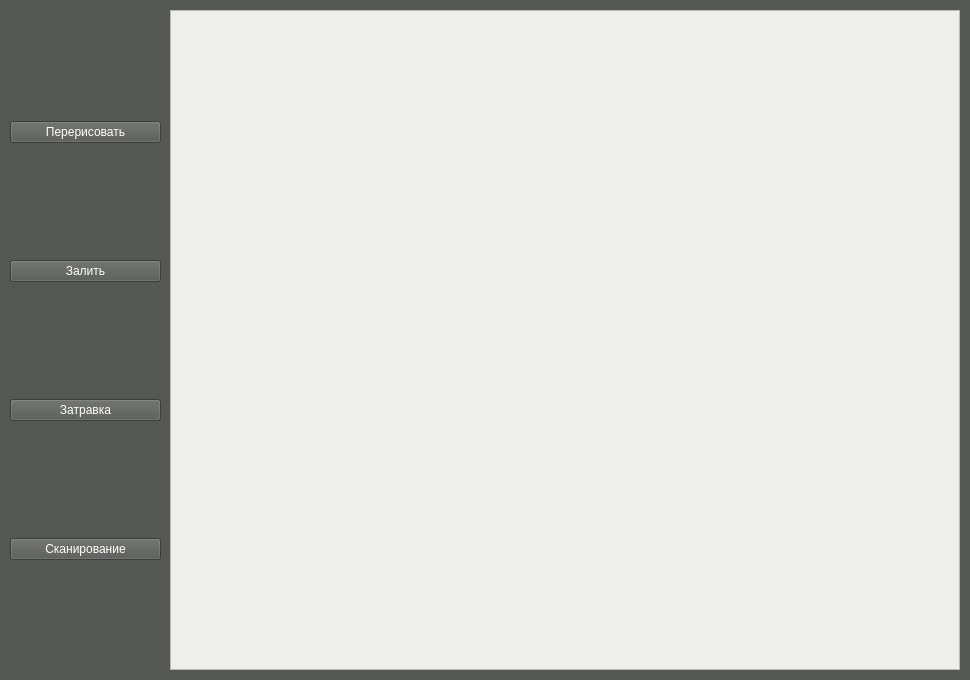
<?xml version="1.0" encoding="UTF-8"?>
<ui version="4.0">
 <class>MainWindow</class>
 <widget class="QMainWindow" name="MainWindow">
  <property name="geometry">
   <rect>
    <x>0</x>
    <y>0</y>
    <width>970</width>
    <height>680</height>
   </rect>
  </property>
  <property name="palette">
   <palette>
    <active>
     <colorrole role="WindowText">
      <brush brushstyle="SolidPattern">
       <color alpha="255">
        <red>255</red>
        <green>255</green>
        <blue>255</blue>
       </color>
      </brush>
     </colorrole>
     <colorrole role="Button">
      <brush brushstyle="SolidPattern">
       <color alpha="255">
        <red>85</red>
        <green>87</green>
        <blue>83</blue>
       </color>
      </brush>
     </colorrole>
     <colorrole role="Light">
      <brush brushstyle="SolidPattern">
       <color alpha="255">
        <red>127</red>
        <green>131</green>
        <blue>124</blue>
       </color>
      </brush>
     </colorrole>
     <colorrole role="Midlight">
      <brush brushstyle="SolidPattern">
       <color alpha="255">
        <red>106</red>
        <green>109</green>
        <blue>103</blue>
       </color>
      </brush>
     </colorrole>
     <colorrole role="Dark">
      <brush brushstyle="SolidPattern">
       <color alpha="255">
        <red>42</red>
        <green>43</green>
        <blue>41</blue>
       </color>
      </brush>
     </colorrole>
     <colorrole role="Mid">
      <brush brushstyle="SolidPattern">
       <color alpha="255">
        <red>56</red>
        <green>58</green>
        <blue>55</blue>
       </color>
      </brush>
     </colorrole>
     <colorrole role="Text">
      <brush brushstyle="SolidPattern">
       <color alpha="255">
        <red>255</red>
        <green>255</green>
        <blue>255</blue>
       </color>
      </brush>
     </colorrole>
     <colorrole role="BrightText">
      <brush brushstyle="SolidPattern">
       <color alpha="255">
        <red>255</red>
        <green>255</green>
        <blue>255</blue>
       </color>
      </brush>
     </colorrole>
     <colorrole role="ButtonText">
      <brush brushstyle="SolidPattern">
       <color alpha="255">
        <red>255</red>
        <green>255</green>
        <blue>255</blue>
       </color>
      </brush>
     </colorrole>
     <colorrole role="Base">
      <brush brushstyle="SolidPattern">
       <color alpha="255">
        <red>0</red>
        <green>0</green>
        <blue>0</blue>
       </color>
      </brush>
     </colorrole>
     <colorrole role="Window">
      <brush brushstyle="SolidPattern">
       <color alpha="255">
        <red>85</red>
        <green>87</green>
        <blue>83</blue>
       </color>
      </brush>
     </colorrole>
     <colorrole role="Shadow">
      <brush brushstyle="SolidPattern">
       <color alpha="255">
        <red>0</red>
        <green>0</green>
        <blue>0</blue>
       </color>
      </brush>
     </colorrole>
     <colorrole role="AlternateBase">
      <brush brushstyle="SolidPattern">
       <color alpha="255">
        <red>42</red>
        <green>43</green>
        <blue>41</blue>
       </color>
      </brush>
     </colorrole>
     <colorrole role="ToolTipBase">
      <brush brushstyle="SolidPattern">
       <color alpha="255">
        <red>255</red>
        <green>255</green>
        <blue>220</blue>
       </color>
      </brush>
     </colorrole>
     <colorrole role="ToolTipText">
      <brush brushstyle="SolidPattern">
       <color alpha="255">
        <red>0</red>
        <green>0</green>
        <blue>0</blue>
       </color>
      </brush>
     </colorrole>
     <colorrole role="PlaceholderText">
      <brush brushstyle="SolidPattern">
       <color alpha="128">
        <red>255</red>
        <green>255</green>
        <blue>255</blue>
       </color>
      </brush>
     </colorrole>
    </active>
    <inactive>
     <colorrole role="WindowText">
      <brush brushstyle="SolidPattern">
       <color alpha="255">
        <red>255</red>
        <green>255</green>
        <blue>255</blue>
       </color>
      </brush>
     </colorrole>
     <colorrole role="Button">
      <brush brushstyle="SolidPattern">
       <color alpha="255">
        <red>85</red>
        <green>87</green>
        <blue>83</blue>
       </color>
      </brush>
     </colorrole>
     <colorrole role="Light">
      <brush brushstyle="SolidPattern">
       <color alpha="255">
        <red>127</red>
        <green>131</green>
        <blue>124</blue>
       </color>
      </brush>
     </colorrole>
     <colorrole role="Midlight">
      <brush brushstyle="SolidPattern">
       <color alpha="255">
        <red>106</red>
        <green>109</green>
        <blue>103</blue>
       </color>
      </brush>
     </colorrole>
     <colorrole role="Dark">
      <brush brushstyle="SolidPattern">
       <color alpha="255">
        <red>42</red>
        <green>43</green>
        <blue>41</blue>
       </color>
      </brush>
     </colorrole>
     <colorrole role="Mid">
      <brush brushstyle="SolidPattern">
       <color alpha="255">
        <red>56</red>
        <green>58</green>
        <blue>55</blue>
       </color>
      </brush>
     </colorrole>
     <colorrole role="Text">
      <brush brushstyle="SolidPattern">
       <color alpha="255">
        <red>255</red>
        <green>255</green>
        <blue>255</blue>
       </color>
      </brush>
     </colorrole>
     <colorrole role="BrightText">
      <brush brushstyle="SolidPattern">
       <color alpha="255">
        <red>255</red>
        <green>255</green>
        <blue>255</blue>
       </color>
      </brush>
     </colorrole>
     <colorrole role="ButtonText">
      <brush brushstyle="SolidPattern">
       <color alpha="255">
        <red>255</red>
        <green>255</green>
        <blue>255</blue>
       </color>
      </brush>
     </colorrole>
     <colorrole role="Base">
      <brush brushstyle="SolidPattern">
       <color alpha="255">
        <red>0</red>
        <green>0</green>
        <blue>0</blue>
       </color>
      </brush>
     </colorrole>
     <colorrole role="Window">
      <brush brushstyle="SolidPattern">
       <color alpha="255">
        <red>85</red>
        <green>87</green>
        <blue>83</blue>
       </color>
      </brush>
     </colorrole>
     <colorrole role="Shadow">
      <brush brushstyle="SolidPattern">
       <color alpha="255">
        <red>0</red>
        <green>0</green>
        <blue>0</blue>
       </color>
      </brush>
     </colorrole>
     <colorrole role="AlternateBase">
      <brush brushstyle="SolidPattern">
       <color alpha="255">
        <red>42</red>
        <green>43</green>
        <blue>41</blue>
       </color>
      </brush>
     </colorrole>
     <colorrole role="ToolTipBase">
      <brush brushstyle="SolidPattern">
       <color alpha="255">
        <red>255</red>
        <green>255</green>
        <blue>220</blue>
       </color>
      </brush>
     </colorrole>
     <colorrole role="ToolTipText">
      <brush brushstyle="SolidPattern">
       <color alpha="255">
        <red>0</red>
        <green>0</green>
        <blue>0</blue>
       </color>
      </brush>
     </colorrole>
     <colorrole role="PlaceholderText">
      <brush brushstyle="SolidPattern">
       <color alpha="128">
        <red>255</red>
        <green>255</green>
        <blue>255</blue>
       </color>
      </brush>
     </colorrole>
    </inactive>
    <disabled>
     <colorrole role="WindowText">
      <brush brushstyle="SolidPattern">
       <color alpha="255">
        <red>42</red>
        <green>43</green>
        <blue>41</blue>
       </color>
      </brush>
     </colorrole>
     <colorrole role="Button">
      <brush brushstyle="SolidPattern">
       <color alpha="255">
        <red>85</red>
        <green>87</green>
        <blue>83</blue>
       </color>
      </brush>
     </colorrole>
     <colorrole role="Light">
      <brush brushstyle="SolidPattern">
       <color alpha="255">
        <red>127</red>
        <green>131</green>
        <blue>124</blue>
       </color>
      </brush>
     </colorrole>
     <colorrole role="Midlight">
      <brush brushstyle="SolidPattern">
       <color alpha="255">
        <red>106</red>
        <green>109</green>
        <blue>103</blue>
       </color>
      </brush>
     </colorrole>
     <colorrole role="Dark">
      <brush brushstyle="SolidPattern">
       <color alpha="255">
        <red>42</red>
        <green>43</green>
        <blue>41</blue>
       </color>
      </brush>
     </colorrole>
     <colorrole role="Mid">
      <brush brushstyle="SolidPattern">
       <color alpha="255">
        <red>56</red>
        <green>58</green>
        <blue>55</blue>
       </color>
      </brush>
     </colorrole>
     <colorrole role="Text">
      <brush brushstyle="SolidPattern">
       <color alpha="255">
        <red>42</red>
        <green>43</green>
        <blue>41</blue>
       </color>
      </brush>
     </colorrole>
     <colorrole role="BrightText">
      <brush brushstyle="SolidPattern">
       <color alpha="255">
        <red>255</red>
        <green>255</green>
        <blue>255</blue>
       </color>
      </brush>
     </colorrole>
     <colorrole role="ButtonText">
      <brush brushstyle="SolidPattern">
       <color alpha="255">
        <red>42</red>
        <green>43</green>
        <blue>41</blue>
       </color>
      </brush>
     </colorrole>
     <colorrole role="Base">
      <brush brushstyle="SolidPattern">
       <color alpha="255">
        <red>85</red>
        <green>87</green>
        <blue>83</blue>
       </color>
      </brush>
     </colorrole>
     <colorrole role="Window">
      <brush brushstyle="SolidPattern">
       <color alpha="255">
        <red>85</red>
        <green>87</green>
        <blue>83</blue>
       </color>
      </brush>
     </colorrole>
     <colorrole role="Shadow">
      <brush brushstyle="SolidPattern">
       <color alpha="255">
        <red>0</red>
        <green>0</green>
        <blue>0</blue>
       </color>
      </brush>
     </colorrole>
     <colorrole role="AlternateBase">
      <brush brushstyle="SolidPattern">
       <color alpha="255">
        <red>85</red>
        <green>87</green>
        <blue>83</blue>
       </color>
      </brush>
     </colorrole>
     <colorrole role="ToolTipBase">
      <brush brushstyle="SolidPattern">
       <color alpha="255">
        <red>255</red>
        <green>255</green>
        <blue>220</blue>
       </color>
      </brush>
     </colorrole>
     <colorrole role="ToolTipText">
      <brush brushstyle="SolidPattern">
       <color alpha="255">
        <red>0</red>
        <green>0</green>
        <blue>0</blue>
       </color>
      </brush>
     </colorrole>
     <colorrole role="PlaceholderText">
      <brush brushstyle="SolidPattern">
       <color alpha="128">
        <red>255</red>
        <green>255</green>
        <blue>255</blue>
       </color>
      </brush>
     </colorrole>
    </disabled>
   </palette>
  </property>
  <property name="windowTitle">
   <string>MainWindow</string>
  </property>
  <property name="autoFillBackground">
   <bool>true</bool>
  </property>
  <widget class="QWidget" name="centralwidget">
   <widget class="QFrame" name="frame">
    <property name="geometry">
     <rect>
      <x>170</x>
      <y>10</y>
      <width>790</width>
      <height>660</height>
     </rect>
    </property>
    <property name="palette">
     <palette>
      <active>
       <colorrole role="WindowText">
        <brush brushstyle="SolidPattern">
         <color alpha="255">
          <red>0</red>
          <green>0</green>
          <blue>0</blue>
         </color>
        </brush>
       </colorrole>
       <colorrole role="Button">
        <brush brushstyle="SolidPattern">
         <color alpha="255">
          <red>238</red>
          <green>238</green>
          <blue>236</blue>
         </color>
        </brush>
       </colorrole>
       <colorrole role="Light">
        <brush brushstyle="SolidPattern">
         <color alpha="255">
          <red>255</red>
          <green>255</green>
          <blue>255</blue>
         </color>
        </brush>
       </colorrole>
       <colorrole role="Midlight">
        <brush brushstyle="SolidPattern">
         <color alpha="255">
          <red>246</red>
          <green>246</green>
          <blue>245</blue>
         </color>
        </brush>
       </colorrole>
       <colorrole role="Dark">
        <brush brushstyle="SolidPattern">
         <color alpha="255">
          <red>119</red>
          <green>119</green>
          <blue>118</blue>
         </color>
        </brush>
       </colorrole>
       <colorrole role="Mid">
        <brush brushstyle="SolidPattern">
         <color alpha="255">
          <red>159</red>
          <green>159</green>
          <blue>157</blue>
         </color>
        </brush>
       </colorrole>
       <colorrole role="Text">
        <brush brushstyle="SolidPattern">
         <color alpha="255">
          <red>0</red>
          <green>0</green>
          <blue>0</blue>
         </color>
        </brush>
       </colorrole>
       <colorrole role="BrightText">
        <brush brushstyle="SolidPattern">
         <color alpha="255">
          <red>255</red>
          <green>255</green>
          <blue>255</blue>
         </color>
        </brush>
       </colorrole>
       <colorrole role="ButtonText">
        <brush brushstyle="SolidPattern">
         <color alpha="255">
          <red>0</red>
          <green>0</green>
          <blue>0</blue>
         </color>
        </brush>
       </colorrole>
       <colorrole role="Base">
        <brush brushstyle="SolidPattern">
         <color alpha="255">
          <red>255</red>
          <green>255</green>
          <blue>255</blue>
         </color>
        </brush>
       </colorrole>
       <colorrole role="Window">
        <brush brushstyle="SolidPattern">
         <color alpha="255">
          <red>238</red>
          <green>238</green>
          <blue>236</blue>
         </color>
        </brush>
       </colorrole>
       <colorrole role="Shadow">
        <brush brushstyle="SolidPattern">
         <color alpha="255">
          <red>0</red>
          <green>0</green>
          <blue>0</blue>
         </color>
        </brush>
       </colorrole>
       <colorrole role="AlternateBase">
        <brush brushstyle="SolidPattern">
         <color alpha="255">
          <red>246</red>
          <green>246</green>
          <blue>245</blue>
         </color>
        </brush>
       </colorrole>
       <colorrole role="ToolTipBase">
        <brush brushstyle="SolidPattern">
         <color alpha="255">
          <red>255</red>
          <green>255</green>
          <blue>220</blue>
         </color>
        </brush>
       </colorrole>
       <colorrole role="ToolTipText">
        <brush brushstyle="SolidPattern">
         <color alpha="255">
          <red>0</red>
          <green>0</green>
          <blue>0</blue>
         </color>
        </brush>
       </colorrole>
       <colorrole role="PlaceholderText">
        <brush brushstyle="SolidPattern">
         <color alpha="128">
          <red>0</red>
          <green>0</green>
          <blue>0</blue>
         </color>
        </brush>
       </colorrole>
      </active>
      <inactive>
       <colorrole role="WindowText">
        <brush brushstyle="SolidPattern">
         <color alpha="255">
          <red>0</red>
          <green>0</green>
          <blue>0</blue>
         </color>
        </brush>
       </colorrole>
       <colorrole role="Button">
        <brush brushstyle="SolidPattern">
         <color alpha="255">
          <red>238</red>
          <green>238</green>
          <blue>236</blue>
         </color>
        </brush>
       </colorrole>
       <colorrole role="Light">
        <brush brushstyle="SolidPattern">
         <color alpha="255">
          <red>255</red>
          <green>255</green>
          <blue>255</blue>
         </color>
        </brush>
       </colorrole>
       <colorrole role="Midlight">
        <brush brushstyle="SolidPattern">
         <color alpha="255">
          <red>246</red>
          <green>246</green>
          <blue>245</blue>
         </color>
        </brush>
       </colorrole>
       <colorrole role="Dark">
        <brush brushstyle="SolidPattern">
         <color alpha="255">
          <red>119</red>
          <green>119</green>
          <blue>118</blue>
         </color>
        </brush>
       </colorrole>
       <colorrole role="Mid">
        <brush brushstyle="SolidPattern">
         <color alpha="255">
          <red>159</red>
          <green>159</green>
          <blue>157</blue>
         </color>
        </brush>
       </colorrole>
       <colorrole role="Text">
        <brush brushstyle="SolidPattern">
         <color alpha="255">
          <red>0</red>
          <green>0</green>
          <blue>0</blue>
         </color>
        </brush>
       </colorrole>
       <colorrole role="BrightText">
        <brush brushstyle="SolidPattern">
         <color alpha="255">
          <red>255</red>
          <green>255</green>
          <blue>255</blue>
         </color>
        </brush>
       </colorrole>
       <colorrole role="ButtonText">
        <brush brushstyle="SolidPattern">
         <color alpha="255">
          <red>0</red>
          <green>0</green>
          <blue>0</blue>
         </color>
        </brush>
       </colorrole>
       <colorrole role="Base">
        <brush brushstyle="SolidPattern">
         <color alpha="255">
          <red>255</red>
          <green>255</green>
          <blue>255</blue>
         </color>
        </brush>
       </colorrole>
       <colorrole role="Window">
        <brush brushstyle="SolidPattern">
         <color alpha="255">
          <red>238</red>
          <green>238</green>
          <blue>236</blue>
         </color>
        </brush>
       </colorrole>
       <colorrole role="Shadow">
        <brush brushstyle="SolidPattern">
         <color alpha="255">
          <red>0</red>
          <green>0</green>
          <blue>0</blue>
         </color>
        </brush>
       </colorrole>
       <colorrole role="AlternateBase">
        <brush brushstyle="SolidPattern">
         <color alpha="255">
          <red>246</red>
          <green>246</green>
          <blue>245</blue>
         </color>
        </brush>
       </colorrole>
       <colorrole role="ToolTipBase">
        <brush brushstyle="SolidPattern">
         <color alpha="255">
          <red>255</red>
          <green>255</green>
          <blue>220</blue>
         </color>
        </brush>
       </colorrole>
       <colorrole role="ToolTipText">
        <brush brushstyle="SolidPattern">
         <color alpha="255">
          <red>0</red>
          <green>0</green>
          <blue>0</blue>
         </color>
        </brush>
       </colorrole>
       <colorrole role="PlaceholderText">
        <brush brushstyle="SolidPattern">
         <color alpha="128">
          <red>0</red>
          <green>0</green>
          <blue>0</blue>
         </color>
        </brush>
       </colorrole>
      </inactive>
      <disabled>
       <colorrole role="WindowText">
        <brush brushstyle="SolidPattern">
         <color alpha="255">
          <red>119</red>
          <green>119</green>
          <blue>118</blue>
         </color>
        </brush>
       </colorrole>
       <colorrole role="Button">
        <brush brushstyle="SolidPattern">
         <color alpha="255">
          <red>238</red>
          <green>238</green>
          <blue>236</blue>
         </color>
        </brush>
       </colorrole>
       <colorrole role="Light">
        <brush brushstyle="SolidPattern">
         <color alpha="255">
          <red>255</red>
          <green>255</green>
          <blue>255</blue>
         </color>
        </brush>
       </colorrole>
       <colorrole role="Midlight">
        <brush brushstyle="SolidPattern">
         <color alpha="255">
          <red>246</red>
          <green>246</green>
          <blue>245</blue>
         </color>
        </brush>
       </colorrole>
       <colorrole role="Dark">
        <brush brushstyle="SolidPattern">
         <color alpha="255">
          <red>119</red>
          <green>119</green>
          <blue>118</blue>
         </color>
        </brush>
       </colorrole>
       <colorrole role="Mid">
        <brush brushstyle="SolidPattern">
         <color alpha="255">
          <red>159</red>
          <green>159</green>
          <blue>157</blue>
         </color>
        </brush>
       </colorrole>
       <colorrole role="Text">
        <brush brushstyle="SolidPattern">
         <color alpha="255">
          <red>119</red>
          <green>119</green>
          <blue>118</blue>
         </color>
        </brush>
       </colorrole>
       <colorrole role="BrightText">
        <brush brushstyle="SolidPattern">
         <color alpha="255">
          <red>255</red>
          <green>255</green>
          <blue>255</blue>
         </color>
        </brush>
       </colorrole>
       <colorrole role="ButtonText">
        <brush brushstyle="SolidPattern">
         <color alpha="255">
          <red>119</red>
          <green>119</green>
          <blue>118</blue>
         </color>
        </brush>
       </colorrole>
       <colorrole role="Base">
        <brush brushstyle="SolidPattern">
         <color alpha="255">
          <red>238</red>
          <green>238</green>
          <blue>236</blue>
         </color>
        </brush>
       </colorrole>
       <colorrole role="Window">
        <brush brushstyle="SolidPattern">
         <color alpha="255">
          <red>238</red>
          <green>238</green>
          <blue>236</blue>
         </color>
        </brush>
       </colorrole>
       <colorrole role="Shadow">
        <brush brushstyle="SolidPattern">
         <color alpha="255">
          <red>0</red>
          <green>0</green>
          <blue>0</blue>
         </color>
        </brush>
       </colorrole>
       <colorrole role="AlternateBase">
        <brush brushstyle="SolidPattern">
         <color alpha="255">
          <red>238</red>
          <green>238</green>
          <blue>236</blue>
         </color>
        </brush>
       </colorrole>
       <colorrole role="ToolTipBase">
        <brush brushstyle="SolidPattern">
         <color alpha="255">
          <red>255</red>
          <green>255</green>
          <blue>220</blue>
         </color>
        </brush>
       </colorrole>
       <colorrole role="ToolTipText">
        <brush brushstyle="SolidPattern">
         <color alpha="255">
          <red>0</red>
          <green>0</green>
          <blue>0</blue>
         </color>
        </brush>
       </colorrole>
       <colorrole role="PlaceholderText">
        <brush brushstyle="SolidPattern">
         <color alpha="128">
          <red>0</red>
          <green>0</green>
          <blue>0</blue>
         </color>
        </brush>
       </colorrole>
      </disabled>
     </palette>
    </property>
    <property name="autoFillBackground">
     <bool>true</bool>
    </property>
    <property name="frameShape">
     <enum>QFrame::StyledPanel</enum>
    </property>
    <property name="frameShadow">
     <enum>QFrame::Raised</enum>
    </property>
   </widget>
   <widget class="QWidget" name="gridLayoutWidget_2">
    <property name="geometry">
     <rect>
      <x>10</x>
      <y>10</y>
      <width>151</width>
      <height>661</height>
     </rect>
    </property>
    <layout class="QGridLayout" name="gridLayout_2">
     <item row="1" column="0">
      <widget class="QPushButton" name="zalit">
       <property name="text">
        <string>Залить</string>
       </property>
      </widget>
     </item>
     <item row="0" column="0">
      <widget class="QPushButton" name="rep">
       <property name="text">
        <string>Перерисовать</string>
       </property>
      </widget>
     </item>
     <item row="3" column="0">
      <widget class="QPushButton" name="skan">
       <property name="text">
        <string>Сканирование</string>
       </property>
      </widget>
     </item>
     <item row="2" column="0">
      <widget class="QPushButton" name="zatravka">
       <property name="text">
        <string>Затравка</string>
       </property>
      </widget>
     </item>
    </layout>
   </widget>
  </widget>
 </widget>
 <resources/>
 <connections/>
</ui>
